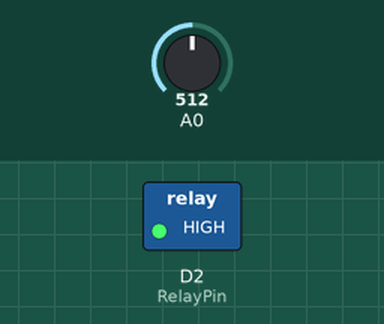
This sketch was run on a simulated ESP8266 (NodeMCU). Parts: switched loads named in the sketch (green lamp = pin HIGH). The test bench sets the inputs (shaded band); at power-on: A0 = 512. What the sketch prints to the serial monitor is not drawn.

Above: at 1.2 s.
1.3 s: A0 set to 554
At 1.8 s:
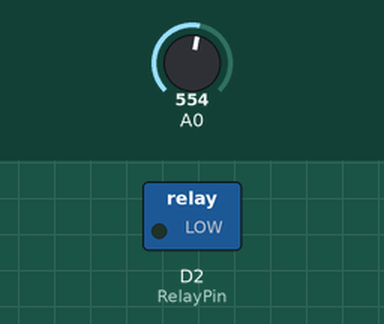
2.8 s: A0 set to 511
At 4.0 s:
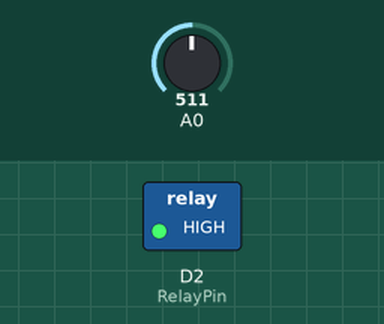
4.3 s: A0 set to 716
At 5.3 s:
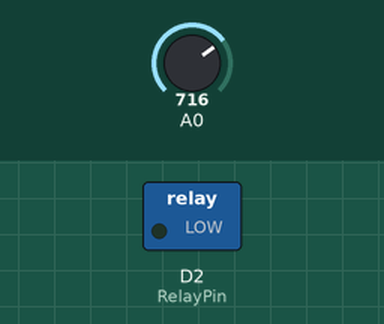
Timing chart, 0 to 7.3 s (numbered marks = the images above; inputs shaded):
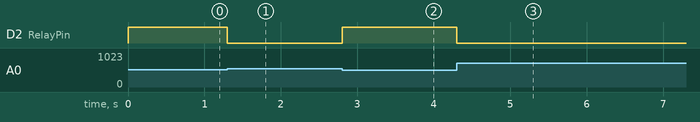

The sketch:

32tx1.ino
```cpp
#include <ESP8266WiFi.h>
#include <espnow.h>


uint8_t broadcastAddress[] = {0xAC, 0x67, 0xB2, 0x09, 0x16, 0x38}; //{0x8C, 0xAA, 0xB5, 0x7A, 0xB8, 0xAE};
#define BOARD_ID 1 //2
#define SETVALUE 35
#define RelayPin  D2

const int AirValue = 692; //550
const int WaterValue = 276;
int soilMoistureValue = 0;
int soilmoisturepercent = 0;
bool CHECKER = false;


int val;
int s;

typedef struct struct_message {
  int id;
  int x;
  bool y;
} struct_message;


struct_message myData;

unsigned long lastTime = 0;
unsigned long timerDelay = 1000;

void OnDataSent(uint8_t *mac_addr, uint8_t sendStatus) {
  Serial.print("\r\nLast Packet Send Status: ");
  if (sendStatus == 0) {
    Serial.println("Delivery success");
  }
  else {
    Serial.println("Delivery fail");
  }
}

void setup() {
  pinMode(RelayPin, OUTPUT);
  Serial.begin(115200);


  WiFi.mode(WIFI_STA);
  WiFi.disconnect();


  if (esp_now_init() != 0) {
    Serial.println("Error initializing ESP-NOW");
    return;
  }

  esp_now_set_self_role(ESP_NOW_ROLE_CONTROLLER);


  esp_now_register_send_cb(OnDataSent);


  esp_now_add_peer(broadcastAddress, ESP_NOW_ROLE_SLAVE, 1, NULL, 0);

}

void loop() {

  readings(100);
  sender();
}


void readings(int re) {
  soilMoistureValue = analogRead(A0);

  for (int i = 0; i < re; ++i) {
    s = soilMoistureValue;
  }
  val = s;
  soilmoisturepercent = map(val, AirValue, WaterValue, 0, 100);
  Serial.println(soilmoisturepercent);
  if(soilmoisturepercent <= SETVALUE) {
      digitalWrite(RelayPin, LOW);//DRY
      CHECKER = true;
    }else{
      digitalWrite(RelayPin, HIGH);//WET
      CHECKER = false;
    }
}

void sender() {

  if ((millis() - lastTime) > timerDelay) {
    // Set values to send
    myData.id = BOARD_ID;
    myData.x = soilmoisturepercent;


    myData.y =(myData.y, ((CHECKER == true)) ? false : true);


    esp_now_send(0, (uint8_t *) &myData, sizeof(myData));
    lastTime = millis();

  }
}  
```

Measured:
- the behaviour switches between 540 and 541 on A0 (found by bisection; images 0 and 1)
- after the input at 1.3 s, D2 (RelayPin): HIGH → LOW at once
- after the input at 2.8 s, D2 (RelayPin): LOW → HIGH at once
- after the input at 4.3 s, D2 (RelayPin): HIGH → LOW at once
